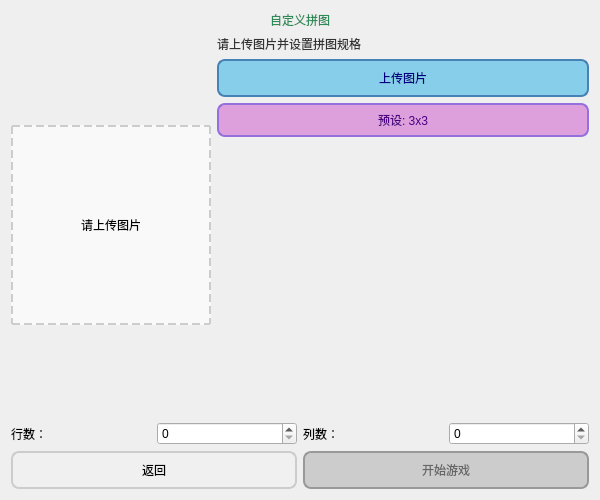
<?xml version="1.0" encoding="UTF-8"?>
<ui version="4.0">
 <class>CustomMode</class>
 <widget class="QDialog" name="CustomMode">
  <property name="geometry">
   <rect>
    <x>0</x>
    <y>0</y>
    <width>600</width>
    <height>500</height>
   </rect>
  </property>
  <property name="windowTitle">
   <string>自定义模式</string>
  </property>
  <layout class="QVBoxLayout" name="verticalLayout">
   <item>
    <widget class="QLabel" name="labelTitle">
     <property name="styleSheet">
      <string notr="true">font: 24pt &quot;Arial Unicode MS&quot;;
color: #2E8B57;</string>
     </property>
     <property name="text">
      <string>自定义拼图</string>
     </property>
     <property name="alignment">
      <set>Qt::AlignCenter</set>
     </property>
    </widget>
   </item>
   <item>
    <layout class="QHBoxLayout" name="horizontalLayout_2">
     <item>
      <widget class="QLabel" name="labelPreview">
       <property name="minimumSize">
        <size>
         <width>200</width>
         <height>200</height>
        </size>
       </property>
       <property name="maximumSize">
        <size>
         <width>200</width>
         <height>200</height>
        </size>
       </property>
       <property name="styleSheet">
        <string notr="true">border: 2px dashed #cccccc; background-color: #f9f9f9;</string>
       </property>
       <property name="text">
        <string>请上传图片</string>
       </property>
       <property name="alignment">
        <set>Qt::AlignCenter</set>
       </property>
      </widget>
     </item>
     <item>
      <layout class="QVBoxLayout" name="verticalLayout_2">
       <item>
        <widget class="QLabel" name="labelInfo">
         <property name="styleSheet">
          <string notr="true">font: 12pt &quot;Arial&quot;;
color: #333333;</string>
         </property>
         <property name="text">
          <string>请上传图片并设置拼图规格</string>
         </property>
         <property name="wordWrap">
          <bool>true</bool>
         </property>
        </widget>
       </item>
       <item>
        <widget class="QPushButton" name="btnUploadImage">
         <property name="styleSheet">
          <string notr="true">font: 14pt &quot;Arial Unicode MS&quot;;
background-color: #87CEEB;
color: #000080;
border: 2px solid #4682B4;
border-radius: 8px;
padding: 8px;</string>
         </property>
         <property name="text">
          <string>上传图片</string>
         </property>
        </widget>
       </item>
       <item>
        <widget class="QPushButton" name="btnPresetSize">
         <property name="styleSheet">
          <string notr="true">font: 12pt &quot;Arial Unicode MS&quot;;
background-color: #DDA0DD;
color: #4B0082;
border: 2px solid #9370DB;
border-radius: 8px;
padding: 6px;</string>
         </property>
         <property name="text">
          <string>预设: 3x3</string>
         </property>
        </widget>
       </item>
       <item>
        <spacer name="verticalSpacer">
         <property name="orientation">
          <enum>Qt::Vertical</enum>
         </property>
         <property name="sizeHint" stdset="0">
          <size>
           <width>20</width>
           <height>40</height>
          </size>
         </property>
        </spacer>
       </item>
      </layout>
     </item>
    </layout>
   </item>
   <item>
    <layout class="QHBoxLayout" name="horizontalLayout">
     <item>
      <widget class="QLabel" name="labelRows">
       <property name="styleSheet">
        <string notr="true">font: 14pt &quot;Arial Unicode MS&quot;;</string>
       </property>
       <property name="text">
        <string>行数：</string>
       </property>
      </widget>
     </item>
     <item>
      <widget class="QSpinBox" name="spinRows">
       <property name="styleSheet">
        <string notr="true">font: 14pt &quot;Arial&quot;;</string>
       </property>
      </widget>
     </item>
     <item>
      <widget class="QLabel" name="labelCols">
       <property name="styleSheet">
        <string notr="true">font: 14pt &quot;Arial Unicode MS&quot;;</string>
       </property>
       <property name="text">
        <string>列数：</string>
       </property>
      </widget>
     </item>
     <item>
      <widget class="QSpinBox" name="spinCols">
       <property name="styleSheet">
        <string notr="true">font: 14pt &quot;Arial&quot;;</string>
       </property>
      </widget>
     </item>
    </layout>
   </item>
   <item>
    <layout class="QHBoxLayout" name="horizontalLayout_3">
     <item>
      <widget class="QPushButton" name="btnBack">
       <property name="styleSheet">
        <string notr="true">font: 16pt &quot;Arial Unicode MS&quot;;
background-color: #f0f0f0;
border: 2px solid #cccccc;
border-radius: 8px;
padding: 8px;</string>
       </property>
       <property name="text">
        <string>返回</string>
       </property>
      </widget>
     </item>
     <item>
      <widget class="QPushButton" name="btnStartGame">
       <property name="styleSheet">
        <string notr="true">font: 16pt &quot;Arial Unicode MS&quot;;
background-color: #cccccc;
color: #666666;
border: 2px solid #999999;
border-radius: 8px;
padding: 8px;</string>
       </property>
       <property name="text">
        <string>开始游戏</string>
       </property>
       <property name="enabled">
        <bool>false</bool>
       </property>
      </widget>
     </item>
    </layout>
   </item>
  </layout>
 </widget>
 <resources/>
 <connections/>
</ui>
